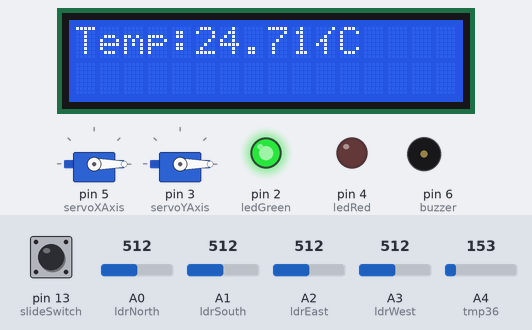
A sketch run on a simulated Arduino Uno, built with avr-gcc and run on an emulated ATmega328P. Parts: 16×2 character LCD, 2 × servo, output pins drawn as LEDs (lit = HIGH), buzzer (waves = sounding, pin HIGH). The inputs (shaded band) are chosen by the test bench; at power-on: A0 (ldrNorth) = 512, A2 (ldrEast) = 512, A3 (ldrWest) = 512, pin 13 (slideSwitch) LOW, A1 (ldrSouth) = 512, A4 (tmp36) = 153.

Above: at 2.2 s.
2.3 s: A0 (ldrNorth) set to 526
At 4.73 s:
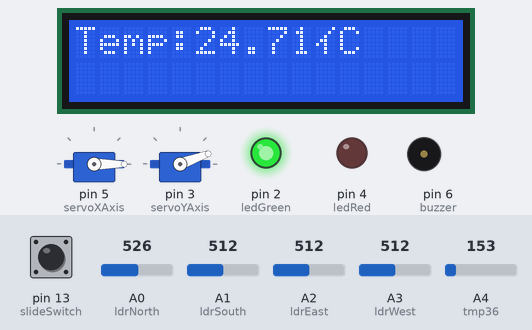
5.3 s: A2 (ldrEast) set to 526
At 5.43 s:
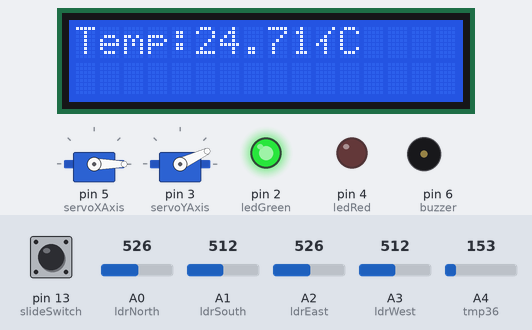
8.3 s: A3 (ldrWest) set to 527
At 10.1 s:
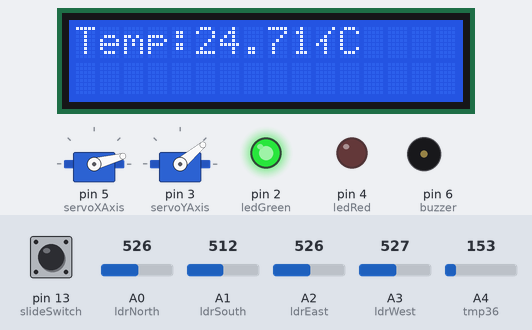
11.3 s: pin 13 (slideSwitch) pulled HIGH for 0.15 s
At 11.54 s:
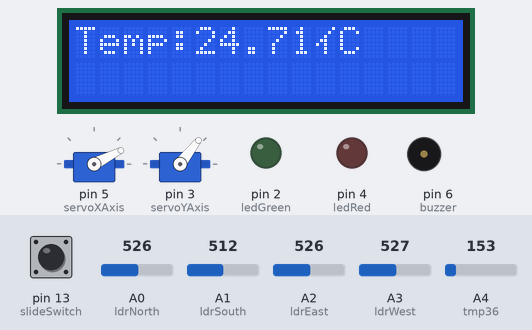
14.1 s: A0 (ldrNorth) set to 716
16.7 s: A1 (ldrSouth) set to 716
At 19.81 s:
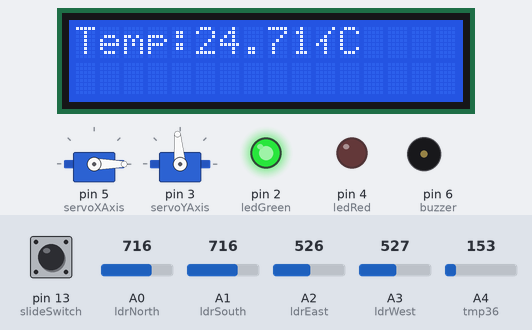
Timing chart, 0 to 20.3 s (numbered marks = the images above; inputs shaded):
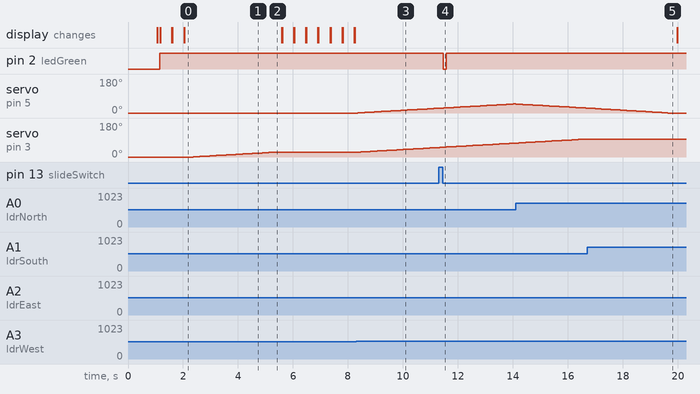

Measured:
- the behaviour switches between 513 and 514 on A0 (ldrNorth) (found by bisection; images 0 and 1)
- the behaviour switches between 513 and 514 on A3 (ldrWest) (found by bisection; images 2 and 3)
- after the input at 2.3 s, servo on pin 3 (servoYAxis): moves from 0° to 25° over 2.9 s, starting after 0.07 s
- after the input at 5.3 s, servo on pin 3 (servoYAxis): stays 25° (without the input it goes to 26° after 0.07 s)
- after the input at 8.3 s, servo on pin 5 (servoXAxis): moves from 0° to 25° over 2.9 s, starting after 0.07 s; servo on pin 3 (servoYAxis): moves from 25° to 50° over 2.9 s, starting at once
- after the input at 11.3 s, pin 2 (ledGreen): HIGH → LOW after 0.16 s, → HIGH 0.12 s later
- after the input at 16.7 s, servo on pin 3 (servoYAxis): stays 95° (without the input it goes to 96° after 0.04 s)

The sketch:

solar_tracker_with_temperature_monitor.ino
```cpp
//Importing Libraries
#include <Servo.h>
#include <LiquidCrystal.h>

//Initializing pins used by LEDs
#define ledRed 4
#define ledGreen 2

//Initializing pin used by slide switch
#define slideSwitch 13

//Initializing The Horizontal Servo (Y-Axis)
Servo servoYAxis;
int servoY = 0;
int servoYMax = 160;
int servoYMin = 20;

//Initializing The Vertical Servo (X-Axis)
Servo servoXAxis;
int servoX = 0;
int servoXMax = 160;
int servoXMin = 20;

//Initializing Lights' Directions
int ldrNorth = A0;
int ldrSouth = A1;
int ldrEast = A2;
int ldrWest = A3;

LiquidCrystal lcd(12, 11, 10, 9, 8, 7); //Initializing pins used by LCD
float temp;
int tmp36 = A4; //Initializing pins used by tmp36
int buzzer = 6; //Initializing pins used by buzzer

//Setup code
void setup() {
  pinMode(tmp36, INPUT);
  lcd.begin(16, 2);
  pinMode(buzzer, OUTPUT);
  pinMode(ledRed, OUTPUT);
  pinMode(ledGreen, OUTPUT);
  pinMode(slideSwitch, INPUT);

  servoXAxis.attach(5);
  servoXAxis.write(0);
  Serial.begin(9600);
  servoYAxis.attach(3);
  servoYAxis.write(0);
  delay(1000);

}

void loop() {
  int state = digitalRead(slideSwitch);
  temp = (temp - 0.5) * 100.0; //Temperature value
  lcd.setCursor(0, 0);
  lcd.print("Temp:");
  lcd.print(temp);
  lcd.print("\262C");
  delay(90);
  lcd.clear();

  if (temp > 85 && state == 0) { //Maximum temperature that most solar panels tolerate
    lcd.setCursor(0, 2);
    lcd.print("Alert! High Temp!");
    tone(buzzer, 500, 700);
    digitalWrite(ledRed, HIGH);
    digitalWrite(ledGreen, LOW);
  } else if (temp < 85 && state == 0) {
    digitalWrite(ledRed, LOW);
    digitalWrite(ledGreen, HIGH);
  } else if (state == 1) {
    digitalWrite(ledRed, LOW);
    digitalWrite(ledGreen, LOW);
  }

  servoX = servoXAxis.read();
  servoY = servoYAxis.read();

  int west = analogRead(ldrWest);
  int east = analogRead(ldrEast);
  int north = analogRead(ldrNorth);
  int south = analogRead(ldrSouth);
  temp = analogRead(tmp36) * 0.004882814;

  int avgWest = (east + west) / 2; //Average west
  int avgEast = (south + north) / 2; //Average east
  int avgNorth = (east + south) / 2; //Average north
  int avgSouth = (west + north) / 2; //Average south

  if (avgNorth < avgSouth) {
    servoYAxis.write(servoY + 1);
    if (servoY > servoYMax) {
      servoY = servoYMax;
    }
    delay(5);
  } else if (avgSouth < avgNorth) {
    servoYAxis.write(servoY - 1);

    if (servoY < servoYMin) {
      servoY = servoYMin;
    }
    delay(5);
  } else {
    servoYAxis.write(servoY);
  }
  delay(5);

  if (avgWest > avgEast) {
    servoXAxis.write(servoX + 1);

    if (servoX > servoXMax) {
      servoX = servoXMax;
    }
    delay(5);
  } else if (avgEast > avgWest) {
    servoXAxis.write(servoX - 1);

    if (servoX < servoXMin) {
      servoX = servoXMin;
    }
    delay(5);
  } else {
    servoXAxis.write(servoX);
  }
  delay(10);
}
```
